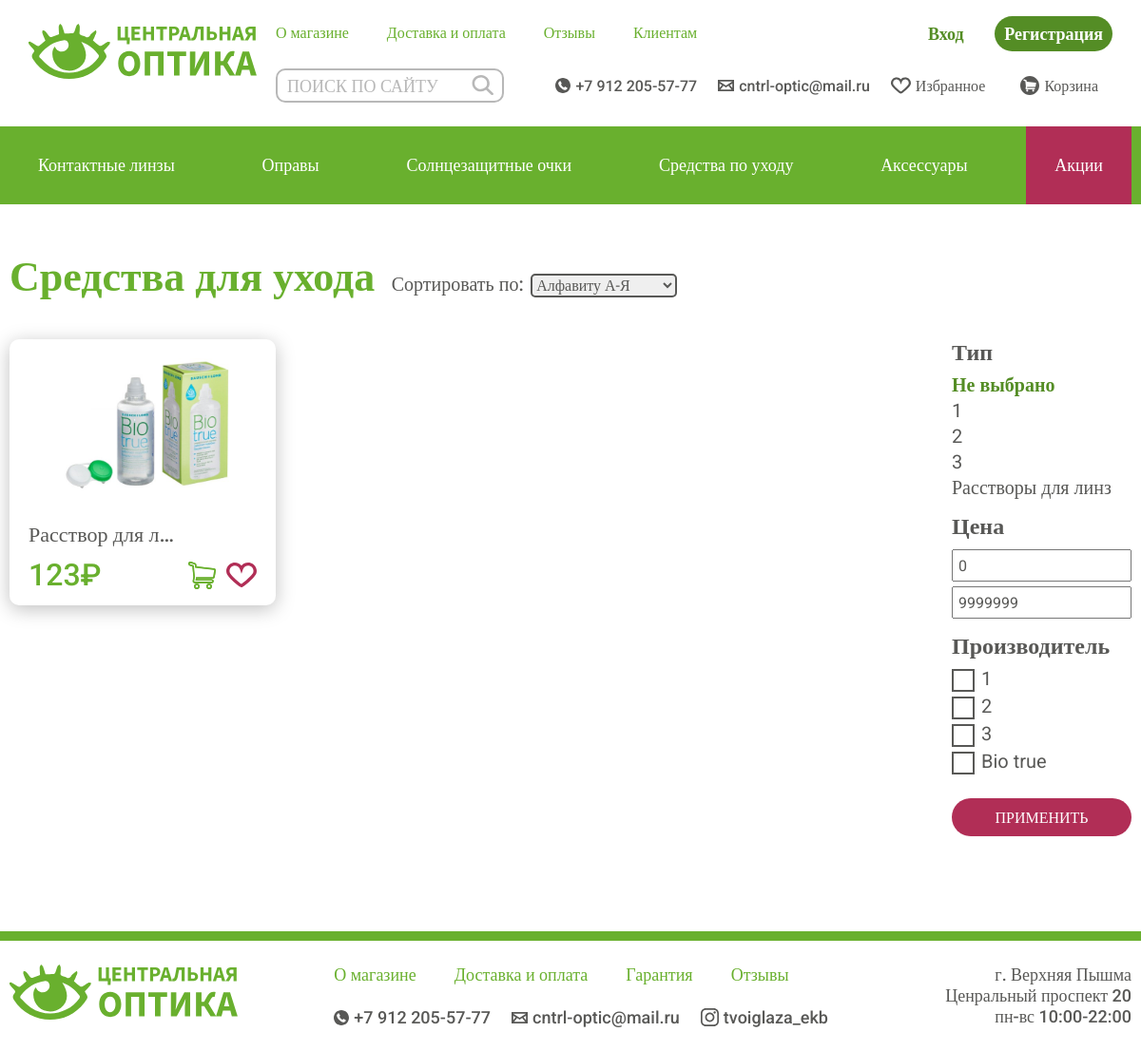
The page /category/care_products/ on the database its author committed.
### glasses/models.py (models this page shows, shortened)
class Category(models.Model):
    slug = models.SlugField(max_length=100, auto_created=True)
    name = models.CharField(max_length=100, verbose_name='Название категории')
    objects = CategoryManager()
    class Meta:
        verbose_name = 'Категория'
        verbose_name_plural = ' Категории'
    def __str__(self):
        return self.name

### product_care_products/models.py (models this page shows, shortened)
class Care_Products(Product):
    manufacturer = models.ForeignKey('Care_Products_manufacturer', on_delete=models.CASCADE, verbose_name="Производитель")
    type = models.ForeignKey('Care_Products_type', on_delete=models.CASCADE, verbose_name="Тип")
    class Meta:
        verbose_name = 'Средство по уходу'
        verbose_name_plural = 'Средства по уходу'
    def get_absolute_url(self):
        return get_product_url(self, 'product_detail')

class Care_Products_type(models.Model):
    title = models.CharField(max_length=100)
    class Meta:
        verbose_name = 'Тип'
        verbose_name_plural = 'Типы'
    def __str__(self):
        return self.title

class Care_Products_manufacturer(models.Model):
    title = models.CharField(max_length=100)
    class Meta:
        verbose_name = 'Производитель'
        verbose_name_plural = 'Производители'
    def __str__(self):
        return self.title

### glasses/views.py (the view, shortened to what this page needs)
# urls.py: path('category/<str:slug>/', CategoryDetailView.as_view(), name='category_detail'),
class CategoryDetailView(CartMixin, LikeMixin, CategoryDetailMixin, DetailView):
    model = Category
    queryset = Category.objects.all()
    lenses_category = Lenses_category.objects.all()
    lenses_type = Lenses_type.objects.all()
    lenses_manufacturer = Lenses_manufacturer.objects.all()
    lenses_material = Lenses_material.objects.all()
    galasses_frame_type = Glasses_frame_type.objects.all()
    galasses_form = Glasses_form.objects.all()
    galasses_manufacturer = Glasses_manufacturer.objects.all()
    sun_galasses_frame_type = Sun_glasses_frame_type.objects.all()
    sun_galasses_form = Sun_glasses_form.objects.all()
    sun_galasses_manufacturer = Sun_glasses_manufacturer.objects.all()
    care_products_type = Care_Products_type.objects.all()
    care_products_manufacturer = Care_Products_manufacturer.objects.all()
    accessories_type = Accessories_type.objects.all()
    accessories_manufacturer = Accessories_manufacturer.objects.all()
    context_object_name = 'category'
    template_name = 'glasses/category_detail.html'
    slug_url_kwarg = 'slug'
    print('galasses_manufacturer - ' + str(Glasses_manufacturer.objects.all()))
    def get_context_data(self, **kwargs):
        url = self.request.get_full_path()[::-1]
        select_sort = ''
        print('models -  ', self.kwargs)
        print("self.kwargs['slug'] -", self.kwargs['slug'])
        context = super().get_context_data(filter=1, **kwargs)
        context['select_sort'] = select_sort
        context['cart'] = self.cart
        context['like'] = self.like
        if self.kwargs['slug'] == 'lenses':
            context['lenses_category'] = self.lenses_category
            context['lenses_type'] = self.lenses_type
            context['lenses_manufacturer'] = self.lenses_manufacturer
            context['lenses_material'] = self.lenses_material
        elif self.kwargs['slug'] == 'glasses':
            context['galasses_frame_type'] = self.galasses_frame_type
            context['galasses_form'] = self.galasses_form
            context['galasses_manufacturer'] = self.galasses_manufacturer
        elif self.kwargs['slug'] == 'sun_glasses':
            context['sun_galasses_frame_type'] = self.sun_galasses_frame_type
            context['sun_galasses_form'] = self.sun_galasses_form
            context['sun_galasses_manufacturer'] = self.sun_galasses_manufacturer
        elif self.kwargs['slug'] == 'care_products':
            context['care_products_type'] = self.care_products_type
            context['care_products_manufacturer'] = self.care_products_manufacturer
        elif self.kwargs['slug'] == 'accessories':
            context['accessories_type'] = self.accessories_type
            context['accessories_manufacturer'] = self.accessories_manufacturer
        return context

### glasses/mixins.py (called while the page is built)
    def dispatch(self, request, *args, **kwargs):
        if request.user.is_authenticated:
            customer = Customer.objects.filter(user=request.user).first()
            if not customer:
                customer = Customer.objects.create(
                    user=request.user,
                )
                cart = Cart.objects.create(owner=customer)
            cart = Cart.objects.filter(owner=customer, in_order=False).first()
            if not cart:
                cart = Cart.objects.create(owner=customer)
        else:
            cart = Cart.objects.filter(for_anonymous_user=True).first()
        self.cart = cart
        return super().dispatch(request, *args, **kwargs)

    def dispatch(self, request, *args, **kwargs):
        if request.user.is_authenticated:
            customer = Customer.objects.filter(user=request.user).first()
            if not customer:
                customer = Customer.objects.create(
                    user=request.user,
                )
                like = Like.objects.create(owner=customer)
            like = Like.objects.filter(owner=customer, in_order=False).first()
            if not like:
                like = Like.objects.create(owner=customer)
        else:
            like = Like.objects.filter(for_anonymous_user=True).first()
        self.like = like
        return super().dispatch(request, *args, **kwargs)

### glasses/models.py (called while the page is built)
def get_product_url(obj, viewname):
    ct_model = obj.__class__._meta.model_name
    return reverse(viewname, kwargs={'ct_model': ct_model, 'slug': obj.slug})

### glasses/templates/glasses/category_detail.html (shortened to what this page needs)
{% extends 'glasses/base.html' %}
{% load static %}
{% block content %}
    <div class="uu fdwn">
        <section class="up">
            <div class="category_title">
                <a href="#">{{ category.name }}</a>
                <a class="sort_p">Сортировать по:</a>
                <select form="{{category.slug}}" name="criteria_sort_by" id="criteria_sort_by">
                    <option value="title" {% if select_sort == 'title' %} selected="selected" {% endif %}>Алфавиту А-Я</option>
                </select>
            </div>
        </section>
        <div class="middle ais">
            <ul class="product_list">
                  {% for product in category_products %}
                <a href="{{ product.get_absolute_url }}">
                                    <li class="card1">
                    <div class="card">
                        <a href="{{ product.get_absolute_url }}">
                            <div class="imgbox1">
                                {% if product.image1 != None  %}
                        <img src="{{ product.image1.url }}" alt="">
                        {% else %}
                        <img src="{% static '/glasses/img/g1.jpg' %}" alt="">
                        {% endif %}
                            </div>
                        </a>
                        <a href="{{ product.get_absolute_url }}"><h3>{{ product.title|truncatechars:15 }}</h3></a>
                        <div class="down_card2">
                            <p>{{ product.price }}₽</p>
                            <div class="fl2">
                                <a href="" class="wh32 bl">
                                    <form action="{% url 'add_to_cart' ct_model=product.category.slug slug=product.slug %}" method="get">
                                    <div class="basket"><input type="submit" name="quantity" value="1" class="invisible_cart"></div>
                                </form>
                                </a>
                                <a href="" class="wh32">
                                <form action="{% url 'add_to_favourites' ct_model=product.category.slug slug=product.slug %}" method="get">
                                    <div class="heart"><input type="submit" name="quantity" value="1" class="invisible_cart"></div>
                                </form>
                                </a>
                            </div>
                        </div>
                    </div>
                </li>
                </a>
                {% endfor %}
            </ul>
{% if category.slug == 'care_products' %}
            <form action="" method="get" class="criteria_form" id="{{category.slug}}">
                <h3>Тип</h3>
                <div class="criteria_list">
                    <label for="type" class="radio_text">
                        <span class="criteria_text">Не выбрано</span>
                    </label>
                    {% for lt in care_products_type %}
                    <label for="type{{ lt.id }}" class="radio_text">
                        <span class="criteria_text">{{ lt }}</span>
                    </label>
                    {% endfor %}
                </div>
                <h3>Цена</h3>
                <div class="criteria_list">
                    <label for="price" class="radio_text">
                        <input type="number" class="criteria_price" name="criteria_price_min" id="price" placeholder="От" value="{{min_price}}">
                    </label>
                    <label for="price1" class="radio_text">
                        <input type="number" class="criteria_price" name="criteria_price_max" id="price1" placeholder="До" value="{{max_price}}">
                    </label>
                </div>
                <h3>Производитель</h3>
                <div class="criteria_list">
                    {% for lm in care_products_manufacturer %}
                    <label for="manufacturer{{ lm.id }}" class="checkbox_text">
                        <span class="square"></span>
                        <span class="criteria_text">{{ lm }}</span>
                    </label>
                    {% endfor %}
                </div>
                <input type="submit" value="Применить">
            </form>
{% endif %}
        </div>
    </div>
{% endblock content %}

### glasses/static/glasses/css/style.css (style rules this page uses)
* { font-size: 10px; text-decoration: none; color: #585856; font-family: 'Roboto'; margin: 0px; padding: 0px; list-style-type: none; transition: 0.3s; }
.card1, .card3 { box-shadow: 0px 4px 20px rgba(0, 0, 0, 0.25); border-radius: 10px; }
.card1:not(:nth-child(3n)) { margin-right: 3rem; }
.card { margin: 20px 20px ; height: 24rem; width: 24rem; display: flex; flex-direction: column; align-items: flex-start; }
.card h3, .card .h3 { font-size: 2.2rem; font-weight: 500; margin-top: 1.2rem; }
.card p { font-size: 1.6rem; font-weight: 500; }
.imgbox1 { height: 14rem; width: 24rem; display: flex; align-items: center; margin-bottom: 2.1rem; justify-content: center; }
.imgbox img, .imgbox1 img, .imgbox2 img { max-width: 100%; max-height: 100%; }
.down_card2 { width: 100%; display: flex; justify-content: space-between; margin-top: 1rem; }
.down_card2 p { font-size: 3.2rem; color: #69B02E; }
.heart { width: 3.2rem; height: 2.6rem; background: url(../img/like.svg) ; }
.bl { margin-right: 1rem; }
.basket:not(.basketa .basket) { width: 2.9rem; height: 2.9rem; background: url(../img/basket.svg); }
.wh32 { width: 3.2rem; height: 3.2rem; display: flex; align-items: center; justify-content: center; }
.fl2 { margin-top: 0.3rem; display: flex; }
.up { margin-top: 5rem; display: flex; justify-content: space-between; width: 118rem; align-items: center; }
.up h1, .up a { font-size: 4.4rem; font-weight: 700; color: #69B02E; }
.fdwn { min-height: calc(100vh - 39.1rem); }
.uu { display: flex; flex-direction: column; flex-wrap: wrap; align-items: center; }
.middle { display: flex; justify-content: space-between; width: 118rem; align-items: center; margin-top: 4rem; }
.category_title .sort_p { margin-left: 1.5rem; font-size: 2rem; color: #585856; font-weight: 500; }
.product_list { width: 90rem; display: flex; flex-wrap: wrap; }
.product_list li { margin-bottom: 2rem; }
.criteria_form { display: flex; flex-direction: column; }
.criteria_form h3 { font-size: 2.4rem; font-weight: 700; margin-bottom: 1rem; }
.ais { align-items: flex-start; }
.criteria_list { display: flex; flex-direction: column; margin-bottom: 1rem; }
.radio_text { display: inline-block; margin-bottom: 0.5rem; }
.criteria_text { font-size: 2rem; cursor: pointer; }
.criteria_form .criteria_list label span { display: inline-block; line-height: 1; text-decoration: none; cursor: pointer; }
.criteria_form .criteria_list label:not(.checkbox_text) span:after { background-color: #548D25; display: block; content: ""; height: 2px; width: 0%; -webkit-transition: width .3s ease-in-out; -moz--transition: width .3s ease-in-out; transition: width .3s ease-in-out; }
.radio_text input[type="radio"]:checked + .criteria_text { font-weight: 700; color: #548D25; }
.criteria_price { width: 18rem; height: 3rem; font-size: 1.6rem; padding-left: .5rem; }
.checkbox_text { display: flex; margin-bottom: .5rem; }
.square { width: 2rem; height: 2rem; display: inline-block; border: #585856 solid 2px; margin-right: 0.7rem; position: relative; }
.square::before { content: ""; position: absolute; top: 50%; left: 50%; transform: translate(-50%, -50%); display: block; width: 1rem; height: 1rem; background-color: #585856; opacity: 0; transform: 0.3s; }
.criteria_form input[type='submit'] { margin-top: 1rem; background-color: #B12E56; color: #fff; height: 4rem; font-size: 1.6rem; text-transform: uppercase; border: none; border-radius: 3rem; cursor: pointer; }
#criteria_sort_by { font-size: 1.6rem; border: #585856 solid 2px; border-radius: 5px; margin-left: 0.5rem; }
#criteria_sort_by option { font-size: 1.6rem; border: #585856 solid 2px; border-radius: 5px; margin-left: 0.5rem; }

### rows shown on the page
Category: name "Средства для ухода", criteria_sort_by "Алфавиту А-Я"
Care_Products: image1 (picture), title "Расствор для л…", price "123"
Care_Products_type: title "1"
Care_Products_type: title "2"
Care_Products_type: title "3"
Care_Products_type: title "Расстворы для линз"
Care_Products_manufacturer: title "1"
Care_Products_manufacturer: title "2"
Care_Products_manufacturer: title "3"
Care_Products_manufacturer: title "Bio true"
